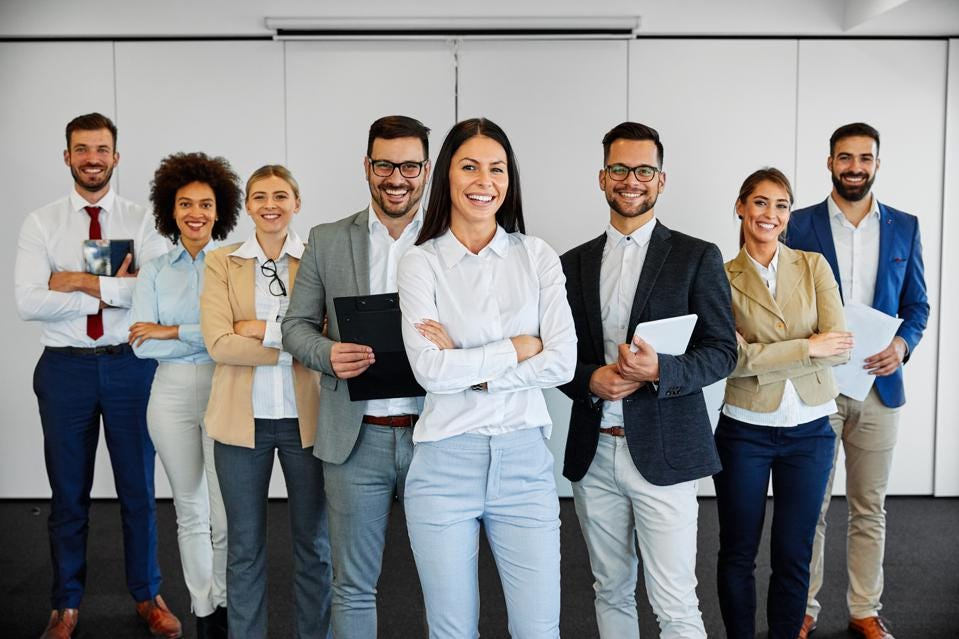
#> input picture nov batch AI/start opencv/opencv project/my_image.jpg, 959 x 639 px
$ python face_detector.py
#> lines starting #> are read from the running program, lines starting #| are printed output that depends on the picture; after the words box and inside, x2 and y2 are one past the last pixel; in counts of white or black regions, pixels touching at a corner belong together
import cv2

img = cv2.imread("my_image.jpg")
#> img is the input picture: shape (639, 959, 3); mean B, G, R 139.1, 138.3, 138.5

gray_img = cv2.cvtColor(img, cv2.COLOR_BGR2GRAY)
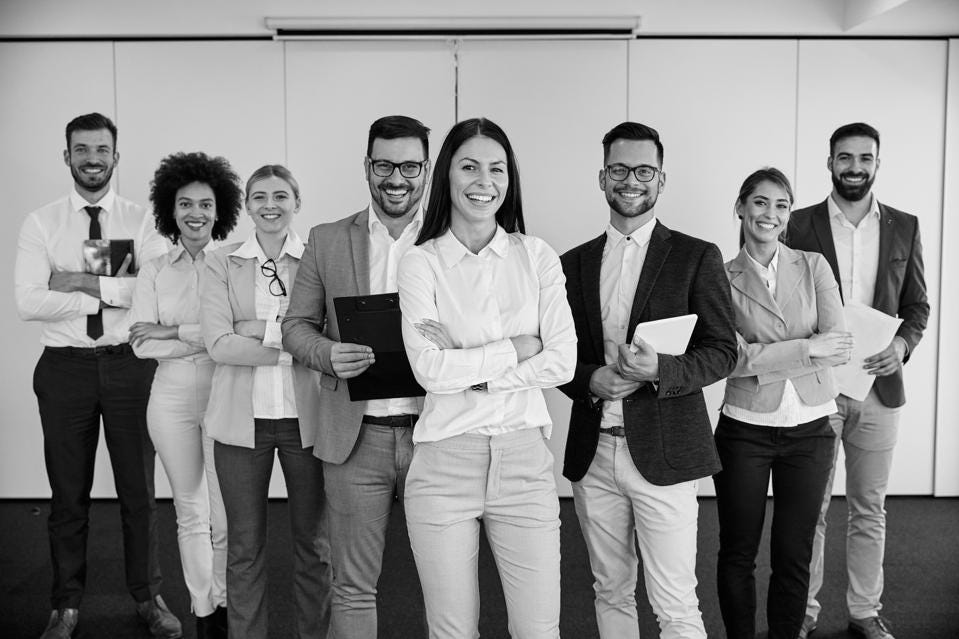
#> gray_img: shape (639, 959); min 0, max 255, mean 138.5

face_dector = cv2.CascadeClassifier("detect_face.xml")

faces = face_dector.detectMultiScale(gray_img, scaleFactor = 1.4, minNeighbors = 3, minSize = (10, 10))
#> faces = [[59, 123, 66, 66], [822, 131, 66, 66], [361, 140, 66, 66], [442, 137, 78, 78], [597, 145, 66, 66], [238, 171, 66, 66], [163, 178, 66, 66], [735, 178, 66, 66]]


for (x, y, w, h) in faces:
    cv2.rectangle(img, (x, y), (w+x, h+y), (4, 255, 80), 4)
#> this loop made 8 passes
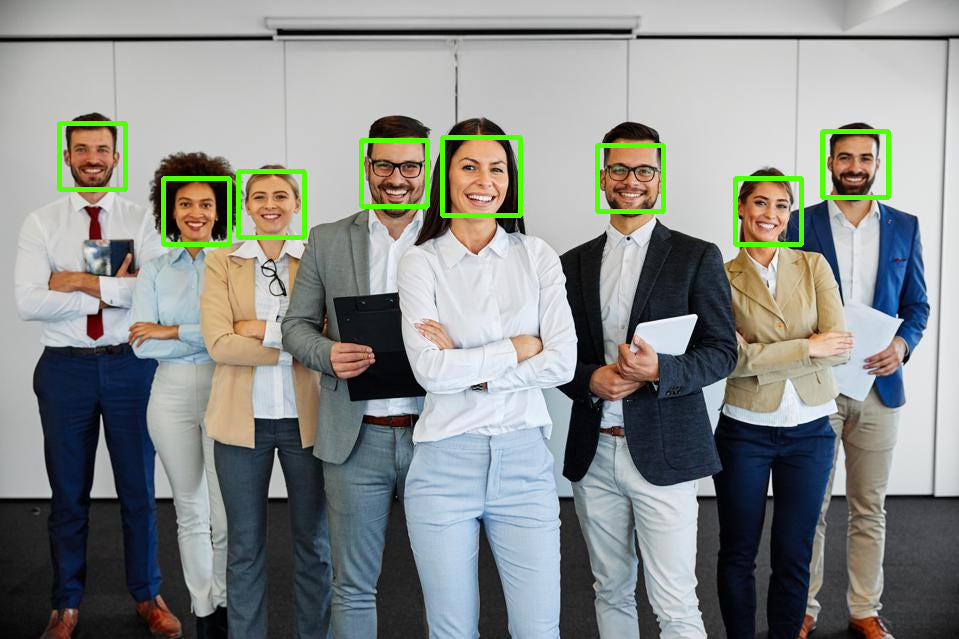
#> img: shape (639, 959, 3); 1.75% of pixels changed, all inside (x1, y1, x2, y2) = (57, 121, 891, 247)


# print(faces)

# x, y, width, height

# [180 557  56  56]


cv2.imshow("Image", img)

cv2.waitKey(0)
